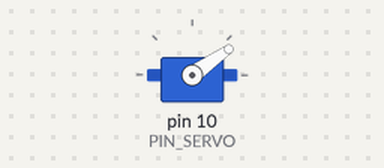
Bench run of a sketch on a simulated Arduino Uno, built with avr-gcc and run on an emulated ATmega328P. Parts: servo.

Above: at 0.22 s.
At 9.39 s:
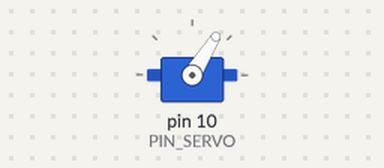
At 19.77 s:
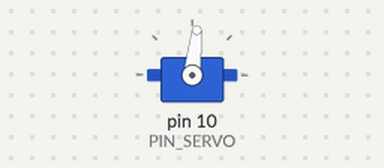
At 38.93 s:
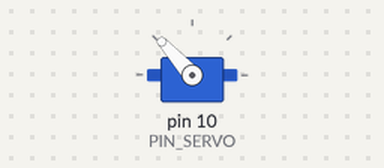
Timing chart, 0 to 40.0 s (numbered marks = the images above):
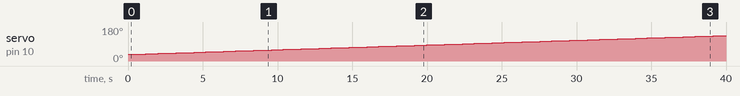

Measured:
- by itself, servo on pin 10 (PIN_SERVO): moves from 35° to 135° over 39.5 s

The sketch:

13C02_speed_3.ino
```cpp
#include <Servo.h>

#define PIN_SERVO 10

#define _DUTY_MIN 900
#define _DUTY_NEU 1500
#define _DUTY_MAX 2450

#define _SERVO_SPEED 3.0
#define INTERVAL 20

Servo myservo;
unsigned long start_time;
unsigned long last_sampling_time;
float duty_curr;

void setup() {
  myservo.attach(PIN_SERVO);
  Serial.begin(57600);

  duty_curr = _DUTY_MIN;
  myservo.writeMicroseconds((int)duty_curr);
  start_time = millis();
  last_sampling_time = start_time;
}

void loop() {
  unsigned long time_curr = millis();

  if (time_curr - last_sampling_time < INTERVAL)
    return;
  last_sampling_time += INTERVAL;

  unsigned long elapsed = time_curr - start_time;
  if (elapsed >= 60000UL) {
    duty_curr = _DUTY_MAX;
  } else {
    duty_curr = _DUTY_MIN + (_DUTY_MAX - _DUTY_MIN)
                * (_SERVO_SPEED / 180.0) * (elapsed / 1000.0);
  }

  myservo.writeMicroseconds((int)duty_curr);
}
```
